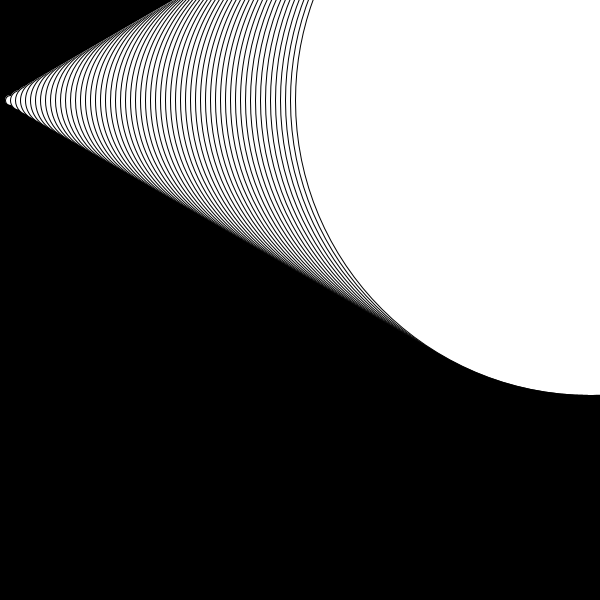
Frame 1 (no input)
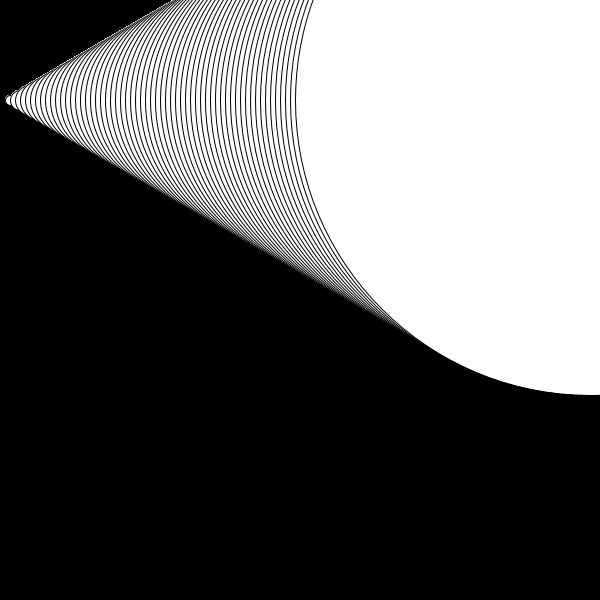
Frame 60 (the mouse pressed at the canvas centre just before this capture)
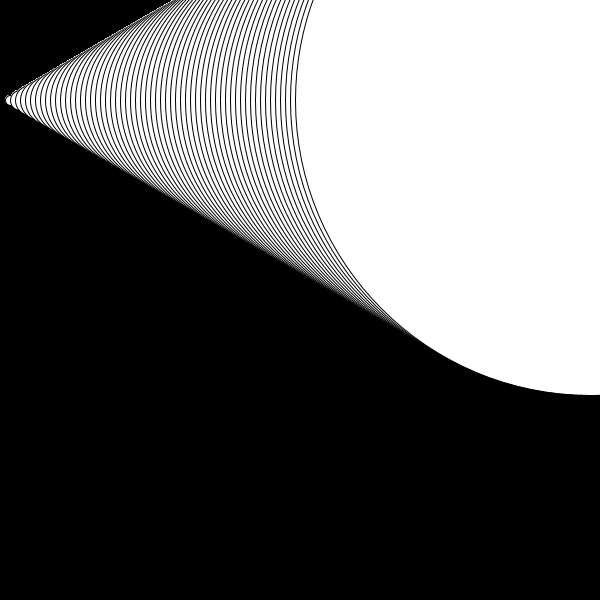
Frame 120 (the mouse held since frame 60 and released just before this capture)

The Processing sketch that drew these frames (run headless with seeded random() and noise(); from frame 60 on, the mouse is pressed at the canvas centre):

// Processing sketch: week11_array_1D
// ── week11_array_1D.pde
int num = 60;
int [] xPos = new int[num];
int size = 10;

void setup(){
  size(600, 600);
  background(0);
  
  //filling xPos array with data
  for(int i = 0; i < num; i ++){
    xPos[i] = i * size;
  }
}

void draw(){
  for(int i = 0; i < num; i ++){
    ellipse(xPos[i], 100, size*i, size*i);
  }
}
